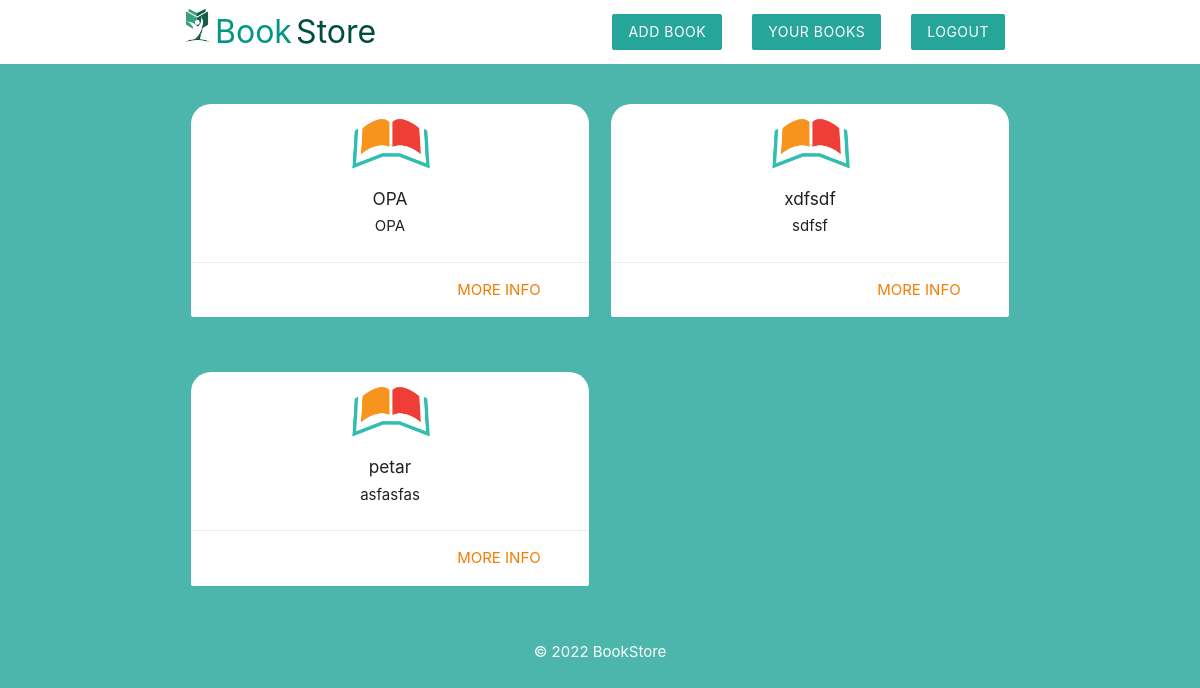
Before: / with the older database file.
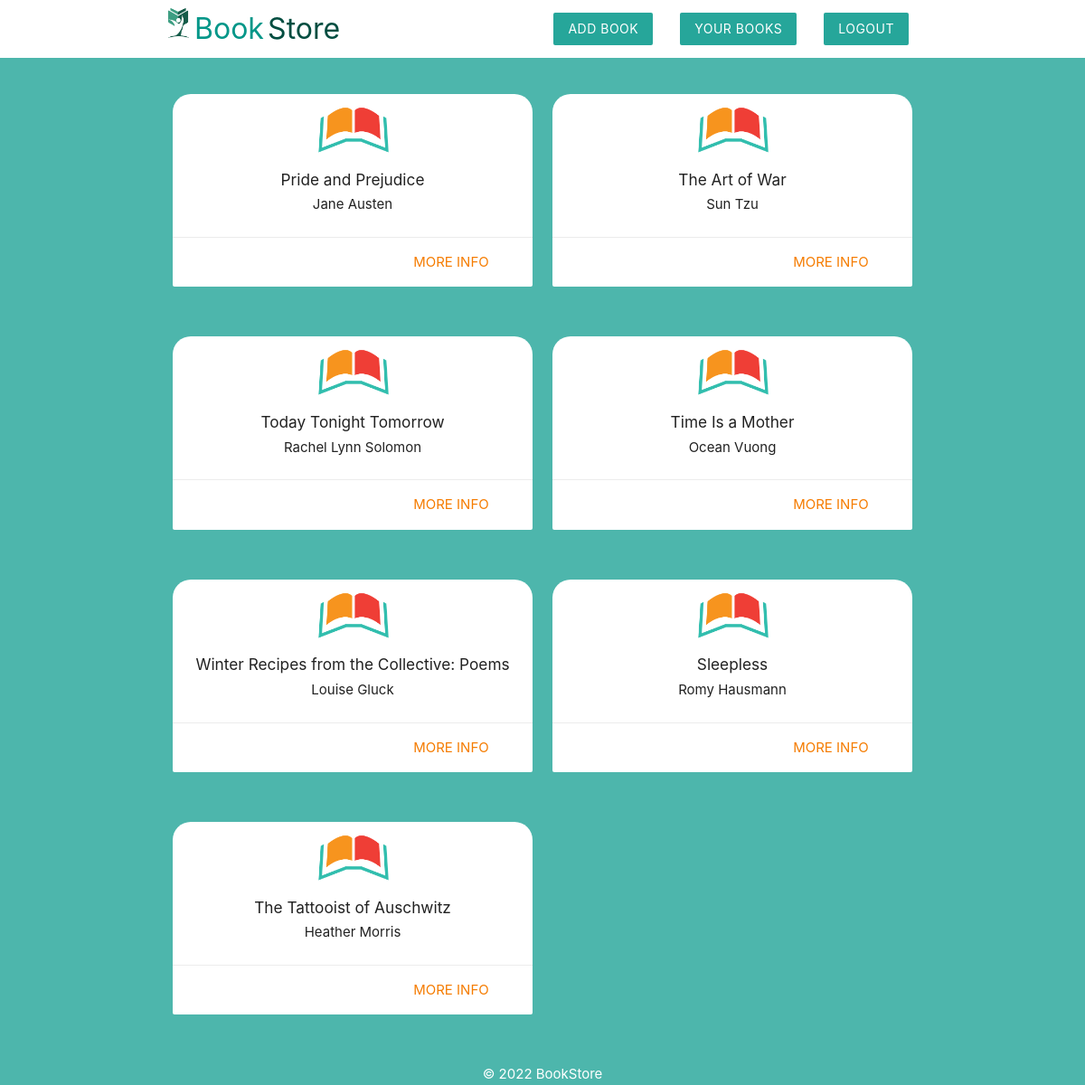
After: the same page with the newer database file.
### tables this page shows
CREATE TABLE `book` (
  `user` int(7) NOT NULL,
  `id` int(7) NOT NULL,
  `title` varchar(100) NOT NULL,
  `author` varchar(100) NOT NULL,
  `year` varchar(4) NOT NULL,
  `description` mediumtext NOT NULL,
  `created_at` timestamp NOT NULL DEFAULT current_timestamp() ON UPDATE current_timestamp(),
  `category` varchar(40) NOT NULL
);

### index.php (the view, shortened to what this page needs)
<?php
    include('components/db_config.php');
    $query = "SELECT * FROM book";
    $result = mysqli_query($conn, $query);
    $books = mysqli_fetch_all($result, MYSQLI_ASSOC);
?>
<!DOCTYPE html>
<html>
    <?php include('components/header_user.php') ?>
    <div class="container">
        <div class="row">
            <?php foreach($books as $book): ?>
                <div class="col s6 md3">
                        <div class="card z-depth-0 radius-card">
                            <img src="img/card.webp" class="logo-card">
                            <div class="card-content center">
                                <h6> <?php echo htmlspecialchars($book['title']); ?> </h6>
                                <p> <?php echo htmlspecialchars($book['author']); ?></p>
                            </div>
                            <div class="card-action right-align radius-card">
                                <a class="orange-text text-darken-2" href="book.php?id=<?php echo $book['user']
                                                    .','.$book['id'].','.$userID?>">more info</a>
                            </div>
                        </div>
                    </div>
            <?php endforeach; ?>
        </div>
    </div>
    <?php include('components/footer.php') ?>
</html>

### components/header_user.php (shortened to what this page needs)
<?php
    $userID = 0;
?>
<head>
    <link rel="stylesheet"
        href="https://cdnjs.cloudflare.com/ajax/libs/materialize/1.0.0/css/materialize.min.css">
</head>
<body class="teal lighten-2">
    <nav class="white header z-depth-0">
        <div class="container">
                <a href="index.php?user=<?php echo $id_array[2]; ?>" class="teal-text bookstore-text">
                    <img class="logo" src="img/logo.png">Book</a>
                <a href="index.php?user=<?php echo $id_array[2]; ?>" class="teal-text text-darken-4 bookstore-text">Store</a>
                <ul id="nav-mobile" class="right hide-on-small-and-down navul">
                    <li><a href="add.php?user=<?php echo $userID ?>" class="btn brand z-depth-0">Add Book</a></li>
                    <li><a href="login.php" class="btn brand z-depth-0">Your Books</a></li>
                    <li><a href="login.php" class="btn brand z-depth-0">Logout</a></li>
                </ul>
        </div>
    </nav>

### components/footer.php
    <footer style="padding-top:20px;">
        <div class="center white-text">&copy; 2022 BookStore</div>
    </footer>
</body>

### components/header_user.php (style rules this page uses)
.bookstore-text { font-size: xx-large; }
.logo { max-width: 35px; height: auto; }
.logo-card { width: 100px; margin: 40px auto -30px; display: block; position: relative; padding: 10px; }
.radius-card { border-radius: 20px; }

Changed rows visible on the page:
removed book: title "OPA", author "OPA"
removed book: title "xdfsdf", author "sdfsf"
removed book: title "petar", author "asfasfas"
added book: title "Pride and Prejudice", author "Jane Austen"
added book: title "The Art of War", author "Sun Tzu"
added book: title "Today Tonight Tomorrow", author "Rachel Lynn Solomon"
added book: title "Time Is a Mother", author "Ocean Vuong"
added book: title "Winter Recipes from the Collective: Poems", author "Louise Gluck"
added book: title "Sleepless", author "Romy Hausmann"
added book: title "The Tattooist of Auschwitz", author "Heather Morris"
